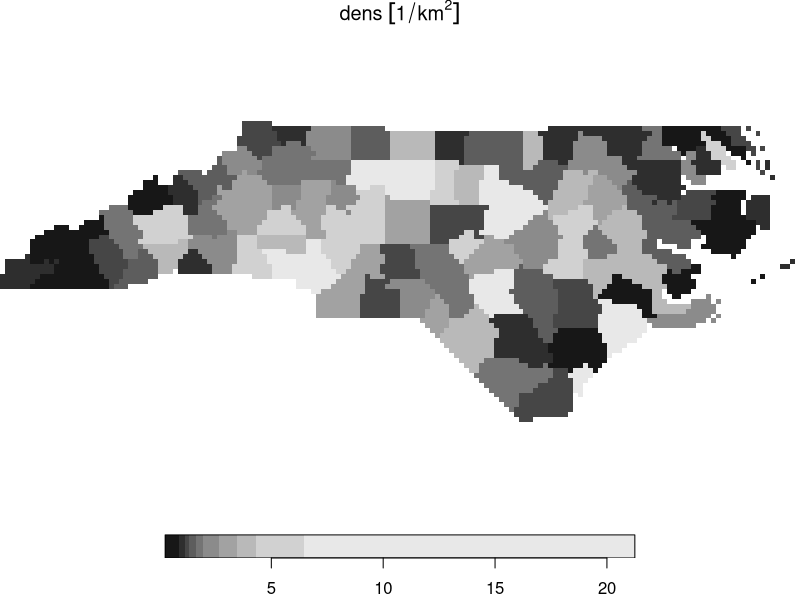
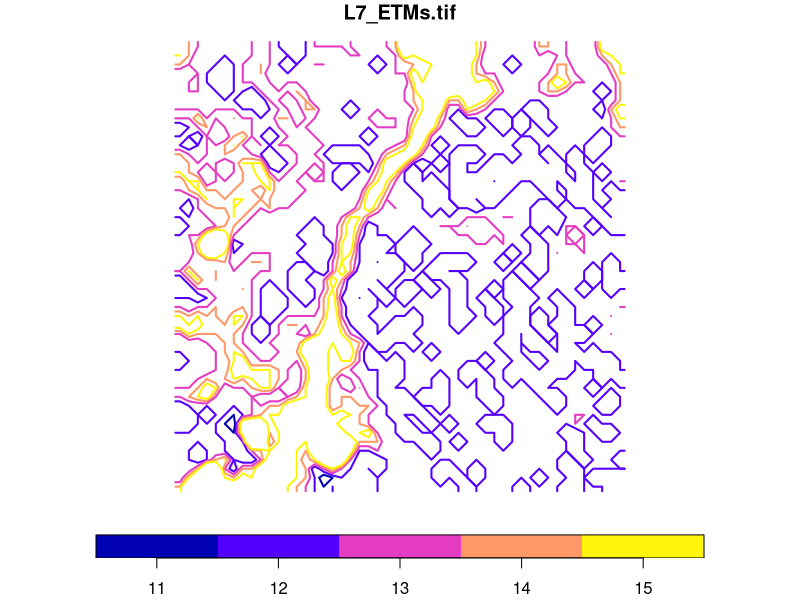
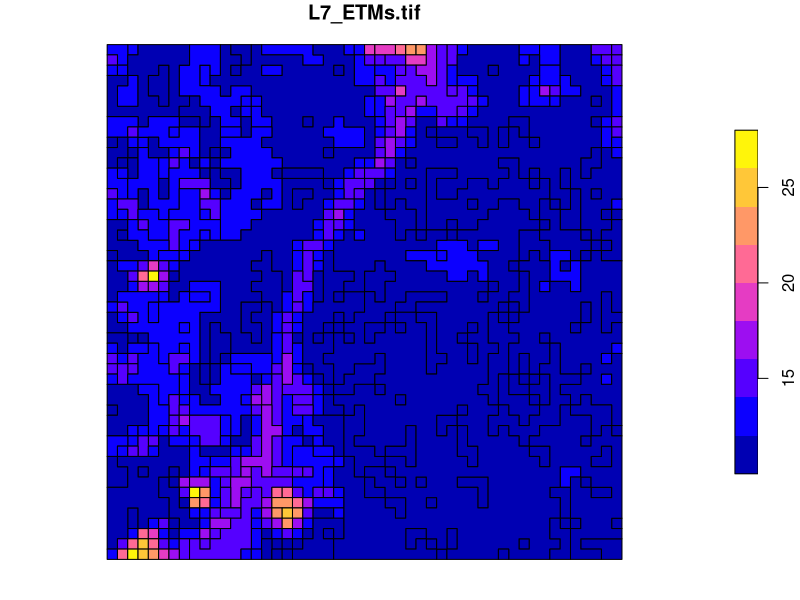
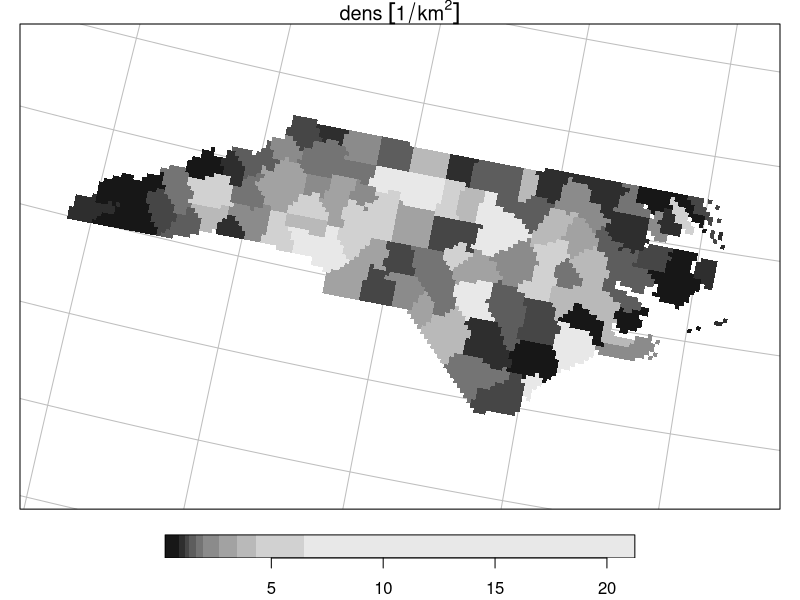
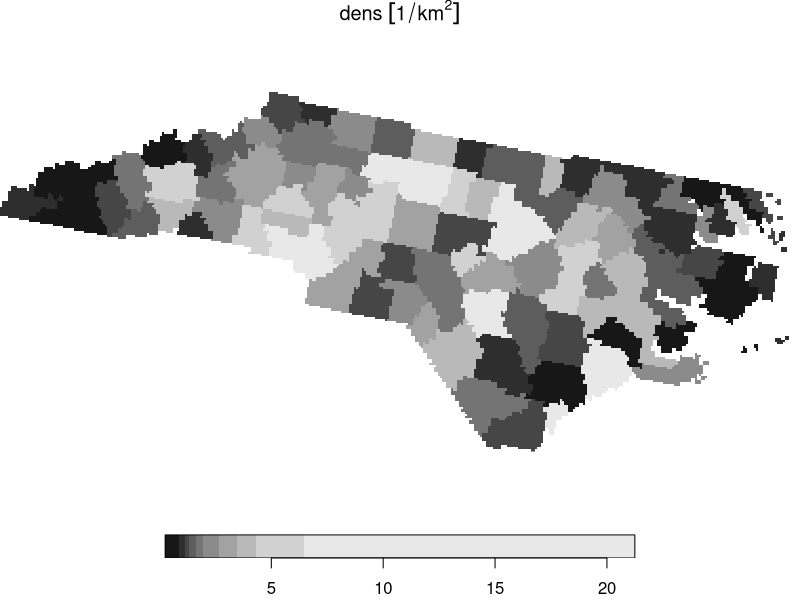

Here is the R script that generated these plots, in order:
## ----setup, include=FALSE-----------------------------------------------------
knitr::opts_chunk$set(echo = TRUE, collapse = TRUE, dev = "png")
suppressPackageStartupMessages(library(sf))
knitr::opts_chunk$set(fig.height = 4.5)
knitr::opts_chunk$set(fig.width = 6)
ev = TRUE

## -----------------------------------------------------------------------------
library(stars)
system.file("gpkg/nc.gpkg", package = "sf") |>
  read_sf() |>
  st_transform(32119) -> nc
nc$dens = nc$BIR79 / units::set_units(st_area(nc), km^2)
(nc.st = st_rasterize(nc["dens"], dx = 5000, dy = 5000))
plot(nc.st)

## -----------------------------------------------------------------------------
tif = system.file("tif/L7_ETMs.tif", package = "stars")
x = read_stars(tif)[, 1:50, 1:50, 1:2]
x[[1]] = round(x[[1]]/5)

## ----eval=ev------------------------------------------------------------------
l =  st_contour(x, contour_lines = TRUE, breaks = 11:15)
plot(l[1], key.pos = 1, pal = sf.colors, lwd = 2, key.length = 0.8)

## -----------------------------------------------------------------------------
st_as_sf(x, as_points = TRUE, merge = FALSE)

## -----------------------------------------------------------------------------
st_as_sf(x, as_points = TRUE, merge = FALSE, long = TRUE)

## -----------------------------------------------------------------------------
st_as_sf(x[1], as_points = FALSE, merge = FALSE)

## -----------------------------------------------------------------------------
p = st_as_sf(x, as_points = FALSE, merge = TRUE)

## -----------------------------------------------------------------------------
plot(p)

## -----------------------------------------------------------------------------
x.sf = st_xy2sfc(x, as_points = TRUE)
x.sf

## -----------------------------------------------------------------------------
nc.st |> st_transform("+proj=laea +lat_0=34 +lon_0=-60") -> nc.curv
nc.curv
plot(nc.curv, border = NA, graticule = TRUE)

## -----------------------------------------------------------------------------
nc |> st_transform("+proj=laea +lat_0=34 +lon_0=-60") |> st_bbox() |>
	st_as_stars() -> newgrid

## -----------------------------------------------------------------------------
nc.st |> st_warp(newgrid) -> nc.new
nc.new 
plot(nc.new)
